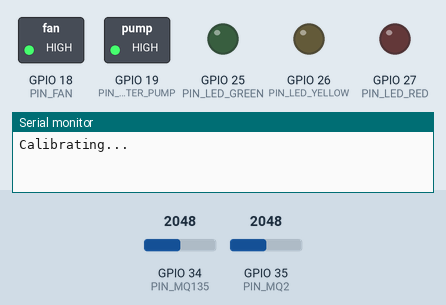
Simulated run of this sketch. Board: ESP32. Parts: switched loads named in the sketch (green lamp = pin HIGH), output pins drawn as LEDs (lit = HIGH), the last lines printed to the serial monitor. The inputs (shaded band) are chosen by the test bench; at power-on: GPIO 34 (PIN_MQ135) = 2048, GPIO 35 (PIN_MQ2) = 2048.

Above: at 0.1 s.
At 50.6 s:
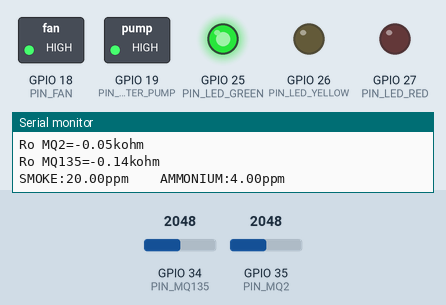
Timing chart, 0 to 52.1 s (numbered marks = the images above):
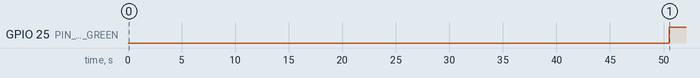

Measured:
- by itself, GPIO 25 (PIN_LED_GREEN): LOW → HIGH at 50.5 s

The sketch:

capstone-c02-arduino.ino
```cpp
#include "MQSensor.h"
#include "WifiMQTT.h"
#include <Arduino.h>
#include <WiFi.h>
#include <PubSubClient.h>

#define ON HIGH
#define OFF LOW
#define ON_RELAY LOW
#define OFF_RELAY HIGH

// def pin
#define PIN_FAN (18)
#define PIN_WATER_PUMP (19)
#define PIN_LED_GREEN (25)
#define PIN_LED_YELLOW (26)
#define PIN_LED_RED (27)

#define PIN_MQ2 (35)
#define PIN_MQ135 (34)

// def const wifi
const String ssid = "wifi_name";
const String password = "wifi_password";
const String IP = "192.168.1.97";
const String subnetmask = "255.255.255.0";
const String ipgateway = "192.168.1.1";
const String mqtt_server = "192.168.1.6";
const int mqtt_port = 1883;
const String mqtt_topic = "capstone-c02";
const String mqtt_client_id = "CPSTN-02";

// def lib
MQSensor mqsensor(PIN_MQ2, PIN_MQ135);
WifiMQTT wifimqtt(ssid, password, IP, subnetmask, ipgateway, mqtt_server, mqtt_port, mqtt_topic, mqtt_client_id);

// def const treshold
const int THRESHOLD_AMMONIUM_GREEN = 25;
const int THRESHOLD_AMMONIUM_YELLOW = 90;
const int THRESHOLD_SMOKE = 600;

// globals
const int intervals = 3000; // interval publishing mqtt
unsigned long lastTimer;    // timer
float SMOKE_LEVEL;
float AMMONIUM_LEVEL;

void setup()
{
    Serial.begin(115200);
    pinMode(PIN_WATER_PUMP, OUTPUT);
    pinMode(PIN_FAN, OUTPUT);
    pinMode(PIN_LED_GREEN, OUTPUT);
    pinMode(PIN_LED_YELLOW, OUTPUT);
    pinMode(PIN_LED_RED, OUTPUT);

    // set all to off
    digitalWrite(PIN_LED_GREEN, OFF);
    digitalWrite(PIN_LED_YELLOW, OFF);
    digitalWrite(PIN_LED_RED, OFF);
    digitalWrite(PIN_FAN, OFF_RELAY);
    digitalWrite(PIN_WATER_PUMP, OFF_RELAY);

    // wifimqtt.begin();
    mqsensor.begin();
}

void loop()
{
    // wifimqtt.mqttconnect();

    SMOKE_LEVEL = mqsensor.GetSmokeLevel();
    AMMONIUM_LEVEL = mqsensor.GetAmmoniumLevel();

    if (millis() - lastTimer >= intervals)
    {
        String message = mqtt_client_id + "," + String(SMOKE_LEVEL) + "," + String(AMMONIUM_LEVEL);
        wifimqtt.publish(message);
        lastTimer = millis();
    }

    CheckTreshold();
    Serial.print("SMOKE:" + String(SMOKE_LEVEL) + "ppm    AMMONIUM:" + String(AMMONIUM_LEVEL) + "ppm\n");
    delay(200);
}

void CheckTreshold()
{
    if (SMOKE_LEVEL >= THRESHOLD_SMOKE)
    {
        digitalWrite(PIN_LED_RED, ON);
        digitalWrite(PIN_FAN, ON_RELAY);
        digitalWrite(PIN_WATER_PUMP, ON_RELAY);
    }
    else
    {
        digitalWrite(PIN_WATER_PUMP, OFF_RELAY);

        if (AMMONIUM_LEVEL > THRESHOLD_AMMONIUM_YELLOW)
        {
            digitalWrite(PIN_LED_RED, ON);
            digitalWrite(PIN_LED_YELLOW, OFF);
            digitalWrite(PIN_LED_GREEN, OFF);
            digitalWrite(PIN_FAN, ON_RELAY);
        }
        else if (AMMONIUM_LEVEL > THRESHOLD_AMMONIUM_GREEN)
        {
            digitalWrite(PIN_LED_YELLOW, ON);
            digitalWrite(PIN_LED_RED, OFF);
            digitalWrite(PIN_LED_GREEN, OFF);
            digitalWrite(PIN_FAN, ON_RELAY);
        }
        else
        {
            digitalWrite(PIN_LED_GREEN, ON);
            digitalWrite(PIN_LED_YELLOW, OFF);
            digitalWrite(PIN_LED_RED, OFF);
            digitalWrite(PIN_FAN, OFF_RELAY);
        }
    }
}
```

MQSensor.cpp
```cpp
/*
  MQSensor.cpp
*/

#include "Arduino.h"
#include "MQSensor.h"

/************************mq2sensor************************************/
/************************Hardware Related Macros************************************/
#define RL_VALUE_MQ2 (1)                // define the load resistance on the board, in kilo ohms
#define RO_CLEAN_AIR_FACTOR_MQ2 (9.577) // RO_CLEAR_AIR_FACTOR=(Sensor resistance in clean air)/RO,
// which is derived from the chart in datasheet
#define RL_VALUE_MQ135 (1) // define the load resistance on the board, in kilo ohms
#define RO_CLEAN_AIR_FACTOR_MQ135 (3.59)

/***********************Software Related Macros************************************/
#define CALIBARAION_SAMPLE_TIMES (50)     // define how many samples you are going to take in the calibration phase
#define CALIBRATION_SAMPLE_INTERVAL (500) // define the time interal(in milisecond) between each samples in the
                                          // cablibration phase
#define READ_SAMPLE_INTERVAL (50)         // define how many samples you are going to take in normal operation
#define READ_SAMPLE_TIMES (5)             // define the time interal(in milisecond) between each samples in
                                          // normal operation

/**********************Application Related Macros**********************************/
#define GAS_SMOKE (5)
#define GAS_AMMONIUM (10)
#define accuracy_MQ2 (0)   // for linearcurves
#define accuracy_MQ135 (1) // for nonlinearcurves, un comment this line and comment the above line if calculations
                           // are to be done using non linear curve equations
/*****************************Globals************************************************/
float Ro_MQ2 = 0; // Ro is initialized to 10 kilo ohms
float Ro_MQ135 = 10;

MQSensor::MQSensor(int pin_mq2, int pin_mq135)
{
    _pin_mq2 = pin_mq2;
    _pin_mq135 = pin_mq135;
}

void MQSensor::begin()
{
    Serial.print("Calibrating...\n");
    Ro_MQ2 = MQCalibration_MQ2(_pin_mq2); // Calibrating the sensor. Please make sure the sensor is in clean air when you perform the calibration
    Ro_MQ135 = MQCalibration_MQ135(_pin_mq135);
    Serial.print("Calibration is done...\n");
    Serial.print("Ro MQ2=" + String(Ro_MQ2) + "kohm\n");
    Serial.print("Ro MQ135=" + String(Ro_MQ135) + "kohm \n");
}

float MQSensor::GetSmokeLevel()
{
    return MQGetGasPercentage_MQ2(MQRead_MQ2(_pin_mq2) / Ro_MQ2, GAS_SMOKE);
}

float MQSensor::GetAmmoniumLevel()
{
    return MQGetGasPercentage_MQ135(MQRead_MQ135(_pin_mq135) / Ro_MQ135, GAS_AMMONIUM);
}

/****************** MQResistanceCalculation ****************************************
Input:   raw_adc - raw value read from adc, which represents the voltage
Output:  the calculated sensor resistance
Remarks: The sensor and the load resistor forms a voltage divider. Given the voltage
         across the load resistor and its resistance, the resistance of the sensor
         could be derived.
************************************************************************************/
float MQSensor::MQResistanceCalculation_MQ2(int raw_adc)
{
    return (((float)RL_VALUE_MQ2 * (1023 - raw_adc) / raw_adc));
}

float MQSensor::MQResistanceCalculation_MQ135(int raw_adc)
{
    return (((float)RL_VALUE_MQ135 * (1023 - raw_adc) / raw_adc));
}
/***************************** MQCalibration ****************************************
Input:   mq_pin - analog channel
Output:  Ro of the sensor
Remarks: This function assumes that the sensor is in clean air. It use
         MQResistanceCalculation to calculates the sensor resistance in clean air
         and then divides it with RO_CLEAN_AIR_FACTOR. RO_CLEAN_AIR_FACTOR is about
         10, which differs slightly between different sensors.
************************************************************************************/
float MQSensor::MQCalibration_MQ2(int mq_pin)
{
    int i;
    float RS_AIR_val = 0, r0;

    for (i = 0; i < CALIBARAION_SAMPLE_TIMES; i++)
    { // take multiple samples
        RS_AIR_val += MQResistanceCalculation_MQ2(analogRead(mq_pin));
        delay(CALIBRATION_SAMPLE_INTERVAL);
    }
    RS_AIR_val = RS_AIR_val / CALIBARAION_SAMPLE_TIMES; // calculate the average value

    r0 = RS_AIR_val / RO_CLEAN_AIR_FACTOR_MQ2; // RS_AIR_val divided by RO_CLEAN_AIR_FACTOR yields the Ro
                                               // according to the chart in the datasheet

    return r0;
}

float MQSensor::MQCalibration_MQ135(int mq_pin)
{
    int i;
    float RS_AIR_val = 0, r0;

    for (i = 0; i < CALIBARAION_SAMPLE_TIMES; i++)
    { // take multiple samples
        RS_AIR_val += MQResistanceCalculation_MQ135(analogRead(mq_pin));
        delay(CALIBRATION_SAMPLE_INTERVAL);
    }
    RS_AIR_val = RS_AIR_val / CALIBARAION_SAMPLE_TIMES; // calculate the average value

    r0 = RS_AIR_val / RO_CLEAN_AIR_FACTOR_MQ135; // RS_AIR_val divided by RO_CLEAN_AIR_FACTOR yields the Ro
                                                 // according to the chart in the datasheet

    return r0;
}

/*****************************  MQRead *********************************************
Input:   mq_pin - analog channel
Output:  Rs of the sensor
Remarks: This function use MQResistanceCalculation to caculate the sensor resistenc (Rs).
         The Rs changes as the sensor is in the different consentration of the target
         gas. The sample times and the time interval between samples could be configured
         by changing the definition of the macros.
************************************************************************************/
float MQSensor::MQRead_MQ2(int mq_pin)
{
    int i;
    float rs = 0;

    for (i = 0; i < READ_SAMPLE_TIMES; i++)
    {
        rs += MQResistanceCalculation_MQ2(analogRead(mq_pin));
        delay(READ_SAMPLE_INTERVAL);
    }

    rs = rs / READ_SAMPLE_TIMES;

    return rs;
}

float MQSensor::MQRead_MQ135(int mq_pin)
{
    int i;
    float rs = 0;

    for (i = 0; i < READ_SAMPLE_TIMES; i++)
    {
        rs += MQResistanceCalculation_MQ135(analogRead(mq_pin));
        delay(READ_SAMPLE_INTERVAL);
    }

    rs = rs / READ_SAMPLE_TIMES;

    return rs;
}

/*****************************  MQGetGasPercentage **********************************
Input:   rs_ro_ratio - Rs divided by Ro
         gas_id      - target gas type
Output:  ppm of the target gas
Remarks: This function uses different equations representing curves of each gas to
         calculate the ppm (parts per million) of the target gas.
************************************************************************************/
int MQSensor::MQGetGasPercentage_MQ2(float rs_ro_ratio, int gas_id)
{
    if (accuracy_MQ2 == 0)
    {
        if (gas_id == GAS_SMOKE)
        {
            return (pow(10, ((-2.331 * (log10(rs_ro_ratio))) + 3.596)));
        }
    }

    else if (accuracy_MQ135 == 1)
    {
        if (gas_id == GAS_SMOKE)
        {
            return (pow(10, (-0.976 * pow((log10(rs_ro_ratio)), 2) - 2.018 * (log10(rs_ro_ratio)) + 3.617)));
        }
    }
    return 0;
}

int MQSensor::MQGetGasPercentage_MQ135(float rs_ro_ratio, int gas_id)
{
    if (accuracy_MQ135 == 0)
    {
        if (gas_id == GAS_AMMONIUM)
        {
            return (pow(10, ((-2.469 * (log10(rs_ro_ratio))) + 2.005)));
        }
    }

    else if (accuracy_MQ135 == 1)
    {
        if (gas_id == GAS_AMMONIUM)
        {
            return (pow(10, ((-2.469 * (log10(rs_ro_ratio))) + 2.005)));
        }
    }
    return 0;
}
```

MQSensor.h
```cpp
/*
  MQSensor.h
*/
#ifndef MQSensor_h
#define MQSensor_h

#include "Arduino.h"

class MQSensor
{
public:
  MQSensor(int pin_mq2, int pin_mq135);
  void begin();
  float GetSmokeLevel();
  float GetAmmoniumLevel();

private:
  int _pin_mq2;
  int _pin_mq135;
  float MQResistanceCalculation_MQ2(int raw_adc);
  float MQResistanceCalculation_MQ135(int raw_adc);
  float MQCalibration_MQ2(int mq_pin);
  float MQCalibration_MQ135(int mq_pin);
  float MQRead_MQ2(int mq_pin);
  float MQRead_MQ135(int mq_pin);
  int MQGetGasPercentage_MQ2(float rs_ro_ratio, int gas_id);
  int MQGetGasPercentage_MQ135(float rs_ro_ratio, int gas_id);
};

#endif
```

WifiMQTT.cpp
```cpp
/*
  WifiMQTT.cpp
*/

#include "Arduino.h"
#include "WifiMQTT.h"
#include <WiFi.h>
#include <PubSubClient.h>

WiFiClient espClient;
PubSubClient client(espClient);

IPAddress local_IP;
IPAddress subnet;
IPAddress gateway;

WifiMQTT::WifiMQTT(String ssid, String password, String ip_address, String subnet_mask, String ip_gateway, String mqtt_server, int mqtt_port, String mqtt_topic, String mqtt_client_id)
{
    _ssid = ssid;
    _password = password;

    _ip_address = ip_address;
    _subnet_mask = subnet_mask;
    _ip_gateway = ip_gateway;

    _mqtt_server = mqtt_server;
    _mqtt_port = mqtt_port;
    _mqtt_topic = mqtt_topic;
    _mqtt_client_id = mqtt_client_id;
}

void WifiMQTT::begin()
{
    local_IP.fromString(_ip_address);
    subnet.fromString(_subnet_mask);
    gateway.fromString(_ip_gateway);

    wifiInit();
    mqttInit();
}

void WifiMQTT::wifiInit()
{
    Serial.println();
    Serial.println("Connecting to " + String(_ssid));
    // Configures static IP address
    if (!WiFi.config(local_IP, gateway, subnet))
    {
        Serial.println("STA Failed to configure");
    }
    WiFi.begin(_ssid, _password);
    while (WiFi.status() != WL_CONNECTED)
    {
        delay(500);
        Serial.print(".");
    }
    Serial.println("");
    Serial.println("WiFi connected");
    Serial.println("IP address: " + WiFi.localIP().toString());
}

void WifiMQTT::mqttconnect()
{
    /* Loop until reconnected */
    while (!client.connected())
    {
        Serial.print("MQTT connecting ...");
        if (client.connect(_mqtt_client_id.c_str()))
        {
            Serial.println("Connected");
        }
        else
        {
            Serial.print("failed, status code =");
            Serial.print(client.state());
            Serial.println("try again in 5 seconds");
            delay(5000);
        }
    }
}

void WifiMQTT::mqttInit()
{
    client.setServer(_mqtt_server.c_str(), _mqtt_port);
}

void WifiMQTT::publish(String message)
{
    client.publish(_mqtt_topic.c_str(), message.c_str());
}
```

WifiMQTT.h
```cpp
/*
  WifiMQTT.h
*/
#ifndef WifiMQTT_h
#define WifiMQTT_h

#include "Arduino.h"

class WifiMQTT
{
public:
  WifiMQTT(String ssid, String password, String ip_address, String subnet_mask, String ip_gateway, String mqtt_server, int mqtt_port, String mqtt_topic, String mqtt_client_id);
  void begin();
  void mqttconnect();
  void publish(String message);

private:
  String _ssid, _password, _ip_address, _subnet_mask, _ip_gateway, _mqtt_server, _mqtt_topic, _mqtt_client_id;
  int _mqtt_port;

  void wifiInit();
  void mqttInit();
};

#endif
```
